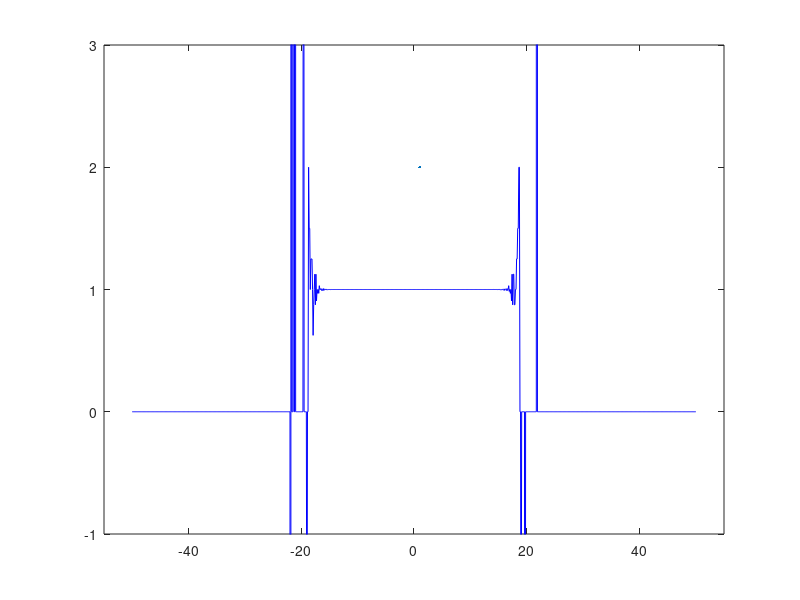

The MATLAB source for this figure:
clc;clear;close all

%% problems in fp number systems
x = -50:0.1:50;
y = cosh(x).^2-sinh(x).^2;

figure

plot(x,y,'-b',LineWidth=2)

xlim([-55,55])
ylim([-1,3])


%% condition number
% generate a random matrix
matrix_size = 10;
A =  randn(matrix_size);
b = randn(matrix_size,1);
[u,s,v] = svd(A);
% set smallest singular value to 1
s = s/min(diag(s));


%% condition number 10^3

fprintf('\ncondition number \t error\n')

for scale = 0:3:15
    s(1,1) = 10^scale;
    A = u*s*v';
    x = A\b;
    err = norm(A*x-b);
    fprintf('%.2e\t\t %.2e\n',s(1,1),err)
end

